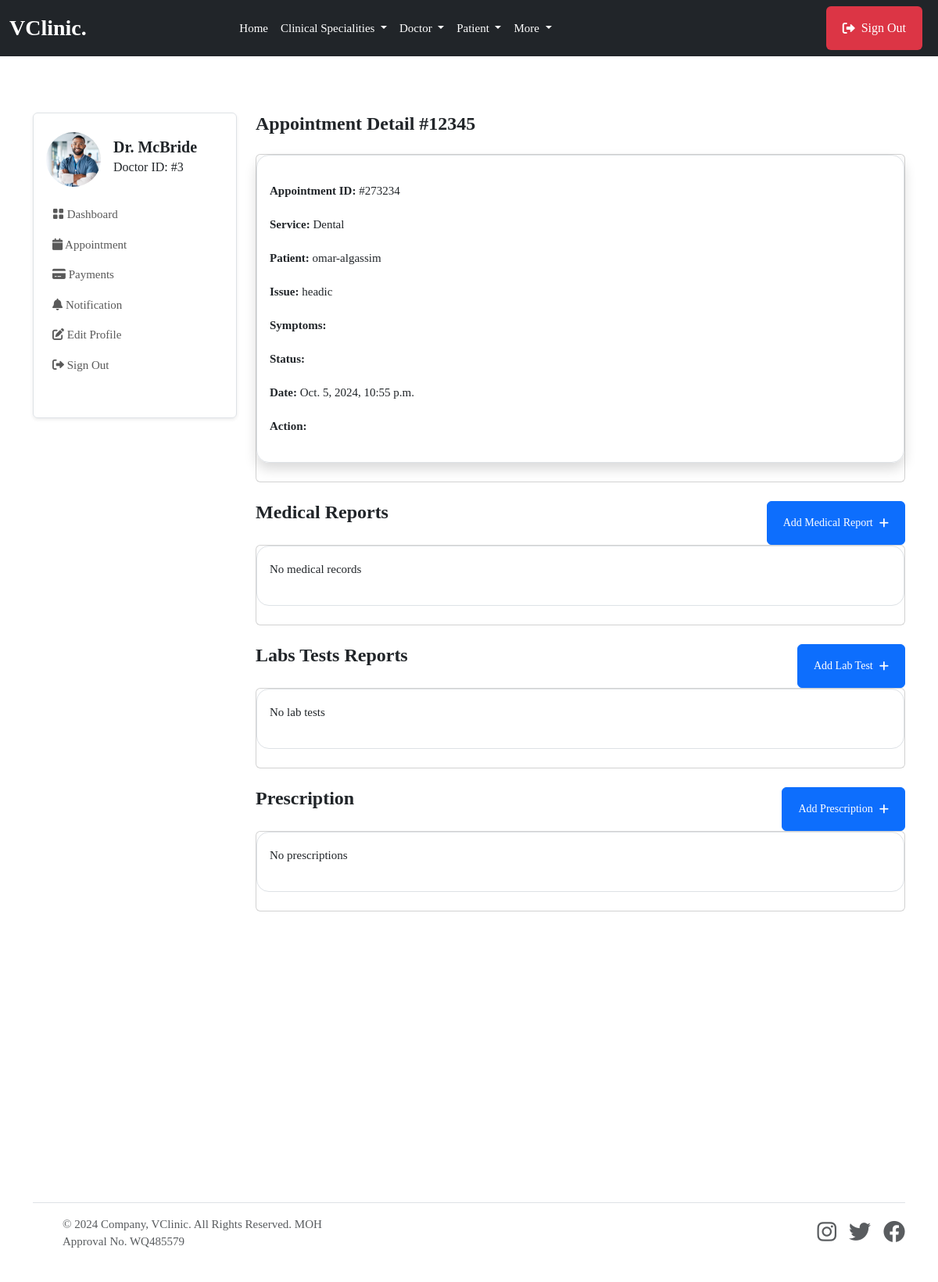
Page /doctor/appointments/273234/ (signed in) on the committed database.
### userauthapp/models.py (models this page shows, shortened)
class User(AbstractUser):       # override default user model
    email = models.EmailField(unique=True)
    username = models.CharField(max_length=100, null=True, blank=True)
    user_type = models.CharField(max_length=50, choices=USER_TYPE, null=True, blank=True, default=None)
    USERNAME_FIELD = "email"
    REQUIRED_FIELDS = ['username']

### doctorapp/models.py (models this page shows, shortened)
class Doctor(models.Model):         #create a new model from scratch
    user = models.OneToOneField(userauth_models.User, on_delete=models.CASCADE)  #when we delete this user , we delete doctor, there should be only one doctor that has one user model
    image = models.FileField(upload_to='images', default='images/doctor-default.png', blank=True, null=True)
    full_name = models.CharField(max_length=100, blank=True, null=True)
    mobile = models.CharField(max_length=15, blank=True, null=True)
    country = models.CharField(max_length=100, null=True, blank=True)
    bio = models.CharField(max_length=100, null=True, blank=True)
    specializations = models.CharField(max_length=100, null=True, blank=True)
    qualifications = models.CharField(max_length=100, null=True, blank=True)
    years_of_experience = models.CharField(max_length=100, null=True, blank=True)
    next_available_appointment_date = models.DateTimeField(default=timezone.now, null=True, blank=True)

### mainapp/models.py (models this page shows, shortened)
class Appointment(models.Model):
    STATUS = [
        ('Scheduled', 'Scheduled'),
        ('Completed', 'Completed'),
        ('Pending', 'Pending'),
        ('Cancelled', 'Cancelled')
    ]
    service = models.ForeignKey(Service, on_delete=models.SET_NULL, null=True, blank=True, related_name='service_appointments')
    doctor = models.ForeignKey(doctor_models.Doctor, on_delete=models.SET_NULL, null=True, blank=True, related_name='doctor_appointments')
    patient = models.ForeignKey(patient_models.Patient, on_delete=models.SET_NULL, null=True, blank=True, related_name='appointments_patient')
    appointment_date = models.DateTimeField(null=True, blank=True)
    issues = models.TextField(blank=True, null=True)
    symptoms = models.TextField(blank=True, null=True)
    appointment_id = ShortUUIDField(length=6, max_length=10, alphabet="1234567890")
    appointment_status = models.CharField(max_length=120, choices=STATUS, default='Pending')

class Service(models.Model):
    image = models.FileField(upload_to="images", null=True, blank=True)
    name = models.CharField(max_length=255)         # name of clinical specialitis
    description = models.TextField(blank=True, null=True)       # description of clinical specialitis
    cost = models.DecimalField(max_digits=10, decimal_places=2)         # How mush the clinical specialitis cost
    available_doctors = models.ManyToManyField(doctor_models.Doctor, blank=True)        #every clinical specialitis have many doctors

### patientapp/models.py (models this page shows, shortened)
class Patient(models.Model):         #create a new model from scratch
    user = models.OneToOneField(userauth_models.User, on_delete=models.CASCADE)  #when we delete this user , we delete doctor, there should be only one doctor that has one user model
    image = models.FileField(upload_to='images', blank=True, null=True)
    full_name = models.CharField(max_length=100, blank=True, null=True)
    mobile = models.CharField(max_length=15, blank=True, null=True)
    address = models.CharField(max_length=100, null=True, blank=True)
    email = models.CharField(max_length=100, null=True, blank=True)
    gender = models.CharField(max_length=100, null=True, blank=True)
    blood_group = models.CharField(max_length=100, null=True, blank=True)
    date_of_birth= models.DateTimeField(default=timezone.now, null=True, blank=True)

### doctorapp/views.py (the view)
# urls.py: path("appointments/<appointment_id>/", views.appointment_detail, name="appointment_detail"),
@login_required
def appointment_detail(request, appointment_id):
    doctor = doctor_models.Doctor.objects.get(user=request.user)
    appointment = base_models.Appointment.objects.get(appointment_id=appointment_id, doctor=doctor)
    medical_records = base_models.MedicalRecord.objects.filter(appointment=appointment)
    lab_tests = base_models.LabTest.objects.filter(appointment=appointment)
    prescriptions = base_models.Prescription.objects.filter(appointment=appointment)
    context = {
        "appointment": appointment,
        "medical_records": medical_records,
        "lab_tests": lab_tests,
        "prescriptions": prescriptions,
    }
    return render(request, "doctorapp/appointment_detail.html", context)

### templates/doctorapp/appointment_detail.html (shortened to what this page needs)
{% extends 'partials/base.html' %} {% block content %}
<section class="pt-5 pb-5">
    <div class="container">
        <div class="row mt-0 mt-md-4">
            {% include 'doctorapp/sidebar.html' %}
            <div class="col-lg-9 col-md-8 col-12">
                <h4 class="mb-0 mb-4 fw-bold">Appointment Detail #12345</h4>
                <div class="card mb-4">
                    <div class="shadow border p-3 mb-4 rounded-4">
                        <p>
                            <a>
                                <p><span class="fw-semibold text-dark">Appointment ID:</span> #{{appointment.appointment_id}}</p>
                                <p><span class="fw-semibold text-dark">Service:</span> {{appointment.service.name}}</p>
                                <p><span class="fw-semibold text-dark">Patient:</span> {{appointment.patient.full_name}}</p>
                                <p><span class="fw-semibold text-dark">Issue:</span> {{appointment.issues}}</p>
                                <p><span class="fw-semibold text-dark">Symptoms:</span> {{appointment.symptoms}}</p>
                                <p><span class="fw-semibold text-dark">Status:</span> {{appointment.status}}</p>
                                <p><span class="fw-semibold text-dark">Date:</span> {{appointment.appointment_date}}</p>
                                <p>
                                    <span class="fw-semibold text-dark">Action:</span>
                                </p>
                            </a>
                        </p>
                    </div>
                </div>
                <div id="medical-report">
                    <div class="d-flex justify-content-between">
                        <h4 class="mb-0 mb-4 fw-bold">Medical Reports</h4>
                        <button class="btn btn-primary btn-sm" type="button" data-bs-toggle="collapse" data-bs-target="#collapseMedicalReport" aria-expanded="false" aria-controls="collapseMedicalReport">Add Medical Report <i class="fas fa-plus ms-2"></i></button>
                    </div>
                    <div class="card mb-4">
                        <div class="border p-3 mb-4 rounded-4">
                            {% for m in medical_records %}
                            <div class="shadow p-3 rounded-4 mb-3">
                                <p><span class="fw-semibold text-dark">Diagnosis:</span> {{m.diagnosis}}</p>
                                <p><span class="fw-semibold text-dark">Treatment:</span> {{m.treatment}}</p>
                                <button class="btn btn-dark btn-sm" type="button" data-bs-toggle="collapse" data-bs-target="#collapseMedicalRecord{{m.id}}" aria-expanded="false" aria-controls="collapseMedicalRecord{{m.id}}">Edit <i class="fas fa-edit ms-2"></i></button>
                                <div class="collapse mt-3" id="collapseMedicalRecord{{m.id}}">
                                    <div class="border p-3 rounded-4">
                                        <form action="{% url 'doctorapp:edit_medical_report' appointment.appointment_id m.id %}" method="POST">
                                            {% csrf_token %}
                                            <input type="text" class="form-control mb-3" value="{{m.diagnosis}}" name="diagnosis" placeholder="Diagnosis" />
                                            <input type="text" class="form-control mb-3" value="{{m.treatment}}" name="treatment" placeholder="Treatment" />
                                            <button type="submit" class="btn btn-secondary btn-sm">Save Changes <i class="fas fa-save ms-2"></i></button>
                                        </form>
                                    </div>
                                </div>
                            </div>
                            {% empty %}
                            <p>No medical records</p>
                            {% endfor %}
                        </div>
                    </div>
                </div>
                <div id="lab-test">
                    <div class="d-flex justify-content-between">
                        <h4 class="mb-0 mb-4 fw-bold">Labs Tests Reports</h4>
                        <button class="btn btn-primary btn-sm" type="button" data-bs-toggle="collapse" data-bs-target="#collapseLabTest" aria-expanded="false" aria-controls="collapseLabTest">Add Lab Test <i class="fas fa-plus ms-2"></i></button>
                    </div>
                    <div class="card mb-4">
                        <div class="border p-3 mb-4 rounded-4">
                            {% for l in lab_tests %}
                            <div class="shadow p-3 rounded-4 mb-3">
                                <p><span class="fw-semibold text-dark">Test Name:</span> {{l.test_name}}t</p>
                                <p><span class="fw-semibold text-dark">Description:</span> {{l.description}}</p>
                                <p><span class="fw-semibold text-dark">Result:</span> {{l.result|default:"Not added yet"}}</p>
                                <button class="btn btn-dark btn-sm" type="button" data-bs-toggle="collapse" data-bs-target="#collapseLabTest{{l.id}}" aria-expanded="false" aria-controls="collapseLabTest{{l.id}}">Edit <i class="fas fa-edit ms-2"></i></button>
                                <div class="collapse mt-3" id="collapseLabTest{{l.id}}">
                                    <div class="border p-3 rounded-4">
                                        <form action="{% url 'doctorapp:edit_lab_test' appointment.appointment_id l.id %}" method="POST">
                                            {% csrf_token %}
                                            <input type="text" class="form-control mb-3" value="{{l.test_name}}" name="test_name" placeholder="Test name" />
                                            <input type="text" class="form-control mb-3" value="{{l.description}}" name="description" placeholder="Description" />
                                            <textarea name="result" class="form-control" id="" placeholder="Lab Result">{{ l.result }}</textarea>
                                            <button type="submit" class="btn btn-secondary btn-sm">Save Changes <i class="fas fa-save ms-2"></i></button>
                                        </form>
                                    </div>
                                </div>
                            </div>
                            {% empty %}
                            <p>No lab tests</p>
                            {% endfor %}
                        </div>
                    </div>
                </div>
                <div class="d-flex justify-content-between">
                    <h4 class="mb-0 mb-4 fw-bold">Prescription</h4>
                    <button class="btn btn-primary btn-sm" type="button" data-bs-toggle="collapse" data-bs-target="#collapsePrescription" aria-expanded="false" aria-controls="collapsePrescription">Add Prescription <i class="fas fa-plus ms-2"></i></button>
                </div>
                <div class="card mb-4">
                    <div class="border p-3 mb-4 rounded-4">
                        {% for p in prescriptions %}
                        <div class="shadow p-3 rounded-4 mb-3">
                            <p><span class="fw-semibold text-dark">Medications:</span> {{p.medications}}</p>
                            <button class="btn btn-dark btn-sm" type="button" data-bs-toggle="collapse" data-bs-target="#collapsePrescription1" aria-expanded="false" aria-controls="collapsePrescription1">Edit <i class="fas fa-edit ms-2"></i></button>
                            <div class="collapse mt-3" id="collapsePrescription1">
                                <div class="border p-3 rounded-4">
                                    <form action="{% url 'doctorapp:edit_prescription' appointment.appointment_id p.id %}" method="POST">
                                        {% csrf_token %}
                                        <input type="text" class="form-control mb-3" name="medications" value="{{p.medications}}" placeholder="Medications" />
                                        <button type="submit" class="btn btn-secondary btn-sm">Save Changes <i class="fas fa-save ms-2"></i></button>
                                    </form>
                                </div>
                            </div>
                        </div>
                        {% empty %}
                        <p>No prescriptions</p>
                        {% endfor %}
                    </div>
                </div>
            </div>
        </div>
    </div>
</section>
{% endblock content %}

### templates/doctorapp/sidebar.html (shortened to what this page needs)
<div class="col-lg-3 col-md-4 col-12">
    <nav class="navbar navbar-expand-md shadow-sm mb-4 mb-lg-0 sidenav border rounded">
        <div class="collapse navbar-collapse p-3" id="sidenav">
            <div class="navbar-nav flex-column">
                <div class="d-flex align-items-center mb-3">
                    {% if request.user.doctor.image %}
                        <img src="{{request.user.doctor.image.url}}" alt="avatar" class="rounded-circle avatar-xl" style="width: 70px; height: 70px; object-fit: cover" />
                    {% endif %}
                    <div class="ms-3">
                        <h5 class="mb-0 fw-bold">Dr. {{request.user.doctor.full_name}}</h5>
                        <p class="mb-1 fs-6">Doctor ID: #{{request.user.doctor.id}}</p>
                    </div>
                </div>
                <ul class="list-unstyled ms-n2 mb-4">
                    <li class="nav-item">
                        <a class="dropdown-item nav-link" href="{% url 'doctorapp:dashboard' %}"><i class="bi bi-grid-fill"></i> Dashboard</a>
                    </li>
                    <li class="nav-item">
                        <a class="dropdown-item nav-link" href="{% url 'doctorapp:appointments' %}"><i class="fas fa-calendar"></i> Appointment</a>
                    </li>
                    <li class="nav-item">
                        <a class="dropdown-item nav-link" href="{% url 'doctorapp:payments' %}"><i class="fas fa-credit-card"></i> Payments</a>
                    </li>
                    <li class="nav-item">
                        <a class="dropdown-item nav-link" href="{% url 'doctorapp:notifications' %}"><i class="fas fa-bell"></i> Notification</a>
                    </li>
                    <li class="nav-item">
                        <a class="nav-link" href="{% url 'doctorapp:profile' %}"> <i class="fas fa-edit"></i> Edit Profile </a>
                    </li>
                    <li class="nav-item">
                        <a class="nav-link" href="{% url 'userauthapp:sign-out' %}"> <i class="fas fa-sign-out-alt"></i> Sign Out </a>
                    </li>
                </ul>
            </div>
        </div>
    </nav>
</div>

### static/assets/css/style.css (style rules this page uses)
body { background: #ffffff; color: var(--bs-body-color); font-size: 15px; font-family: var(--body-font-family); margin: 0; overflow-x: hidden !important; font-weight: 400; }
.p, p { line-height: 1.8; color: var(--paragraphColor); }
.btn { padding: 10px 20px; height: 56px; display: inline-flex; align-items: center; justify-content: center; cursor: pointer; transition: all ease 0.4s; border-radius: 0.375rem; overflow: hidden; animation-delay: 0.7s; animation-duration: 0.5s; position: relative; }
.btn::after { background-color: rgba(255, 255, 255, 0.76); content: ""; height: 150px; left: -75px; position: absolute; top: -35px; transform: rotate(35deg); transition: all 1600ms cubic-bezier(0.19, 1, 0.22, 1); width: 40px; opacity: 0; }

### rows in the picture
User: user.doctor.image (picture), user.doctor.full_name "McBride", user.doctor.id "3"
Appointment: appointment_id "273234", service.name "Dental", patient.full_name "omar-algassim", issues "headic", appointment_date "Oct. 5, 2024, 10:55 p.m."
